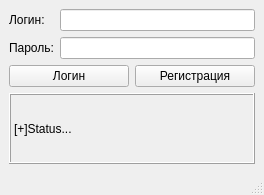
<?xml version="1.0" encoding="UTF-8"?>
<ui version="4.0">
 <class>login</class>
 <widget class="QMainWindow" name="login">
  <property name="geometry">
   <rect>
    <x>0</x>
    <y>0</y>
    <width>264</width>
    <height>195</height>
   </rect>
  </property>
  <property name="windowTitle">
   <string>login</string>
  </property>
  <widget class="QWidget" name="centralwidget">
   <layout class="QGridLayout" name="gridLayout">
    <item row="0" column="0">
     <layout class="QVBoxLayout" name="verticalLayout_2">
      <item>
       <widget class="QLabel" name="label">
        <property name="text">
         <string>Логин:</string>
        </property>
       </widget>
      </item>
      <item>
       <widget class="QLabel" name="label_2">
        <property name="text">
         <string>Пароль:</string>
        </property>
       </widget>
      </item>
     </layout>
    </item>
    <item row="0" column="1">
     <layout class="QVBoxLayout" name="verticalLayout">
      <item>
       <widget class="QLineEdit" name="txtUser"/>
      </item>
      <item>
       <widget class="QLineEdit" name="txtPass">
        <property name="frame">
         <bool>true</bool>
        </property>
        <property name="echoMode">
         <enum>QLineEdit::Password</enum>
        </property>
       </widget>
      </item>
     </layout>
    </item>
    <item row="1" column="0" colspan="2">
     <layout class="QHBoxLayout" name="horizontalLayout">
      <item>
       <widget class="QPushButton" name="loginbt">
        <property name="text">
         <string>Логин</string>
        </property>
       </widget>
      </item>
      <item>
       <widget class="QPushButton" name="regbt">
        <property name="text">
         <string>Регистрация</string>
        </property>
       </widget>
      </item>
     </layout>
    </item>
    <item row="2" column="0" colspan="2">
     <widget class="QLabel" name="lblResult">
      <property name="frameShape">
       <enum>QFrame::Box</enum>
      </property>
      <property name="frameShadow">
       <enum>QFrame::Raised</enum>
      </property>
      <property name="text">
       <string>[+]Status...</string>
      </property>
     </widget>
    </item>
   </layout>
  </widget>
  <widget class="QMenuBar" name="menubar">
   <property name="geometry">
    <rect>
     <x>0</x>
     <y>0</y>
     <width>264</width>
     <height>21</height>
    </rect>
   </property>
  </widget>
  <widget class="QStatusBar" name="statusbar"/>
 </widget>
 <resources/>
 <connections/>
</ui>
